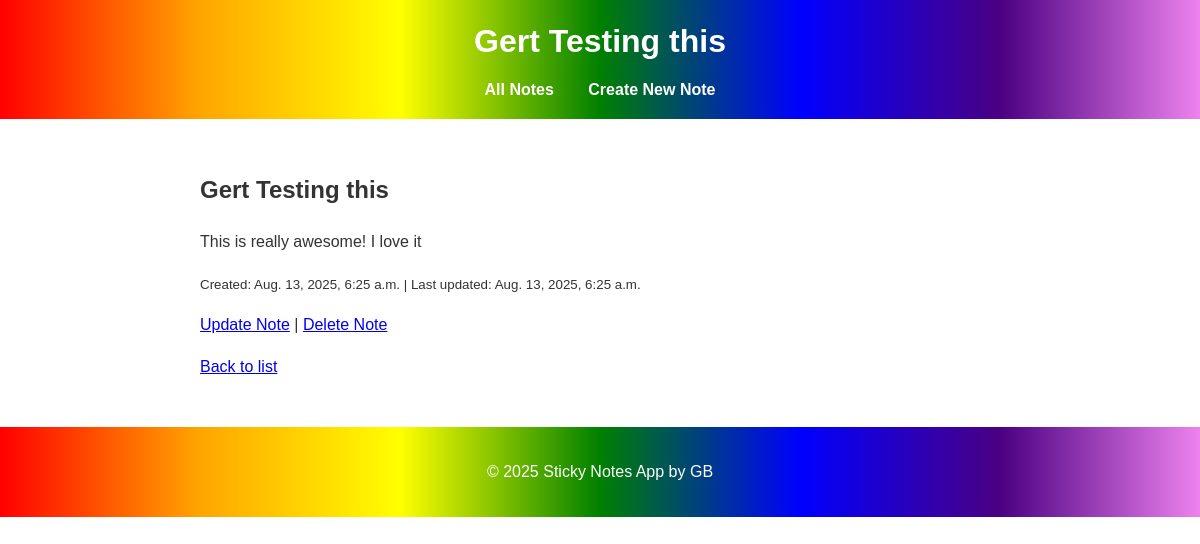
/note/1/, run on the app's committed database.
### notes/models.py (models this page shows, shortened)
class Note(models.Model):
    title = models.CharField(max_length=255)
    content = models.TextField()
    created_at = models.DateTimeField(auto_now_add=True)
    updated_at = models.DateTimeField(auto_now=True)

### notes/views.py (the view)
# urls.py: path("note/<int:pk>/", note_detail, name="note_detail"),
def note_detail(request, pk):
    note = get_object_or_404(Note, pk=pk)
    return render(request, 'notes/note_detail.html', {'note': note})

### notes/templates/notes/note_detail.html (shortened to what this page needs)
{% extends 'base.html' %}
{% block header %}{{ note.title }}{% endblock %}
{% block content %}
    <h2>{{ note.title }}</h2>
    <p>{{ note.content }}</p>
    <p><small>Created: {{ note.created_at }} | Last updated: {{ note.updated_at }}</small></p>
    <a href="{% url 'note_update' pk=note.pk %}">Update Note</a> |
    <a href="{% url 'note_delete' pk=note.pk %}">Delete Note</a>
    <p><a href="{% url 'note_list' %}">Back to list</a></p>
{% endblock %}

### notes/static/notes/styles.css (style rules this page uses)
body { font-family: Arial, sans-serif; background-color: #ffffffb2; color: #333; line-height: 1.6; margin: 0; padding: 0; }

### data on the page
Note: title "Gert Testing this", content "This is really awesome! I love it", created_at "Aug. 13, 2025, 6:25 a.m.", updated_at "Aug. 13, 2025, 6:25 a.m."
